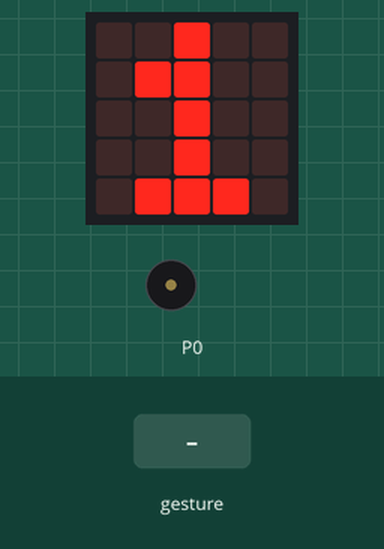
Recording of a program running on a simulated BBC micro:bit (MakeCode). On the bench: the board's 5×5 LED display, buzzer (waves = sounding). The inputs (shaded band) are chosen by the test bench. Random numbers come from a fixed seed; a tilt is held for 1.5 s and a shake lasts 1 s, then the board lies face up again.

Above: at 1.3 s.
1.4 s: gesture 'tilt left'
At 2.6 s:
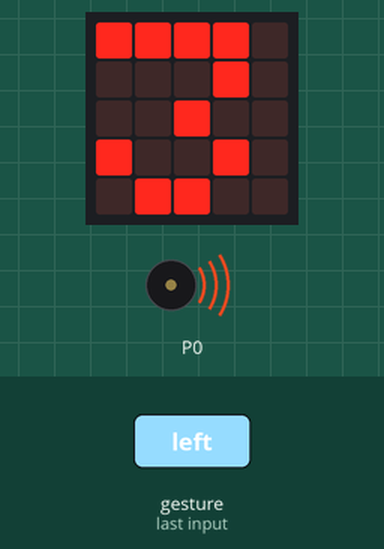
4.4 s: gesture 'screen down'
At 5.0 s:
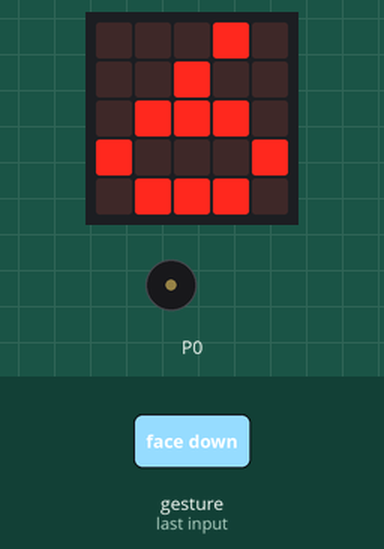
Timing chart, 0 to 7.4 s (numbered marks = the images above; inputs shaded):
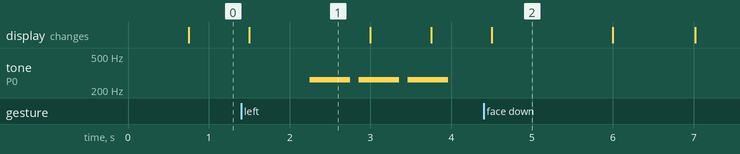

Measured:
- after the input at 1.4 s, tone on P0: alternates 262 Hz for 0.50 s and silent for 0.11 s, starting after 0.85 s
- after the input at 4.4 s, the display: changes after 0.10 s (image 2)
- what the display in image 1 shows lasts 1.5 s, from 1.5 s to 3.0 s

The program:

main.ts
```typescript
input.onGesture(Gesture.ScreenDown, function () {
    basic.showNumber(6)
})
input.onGesture(Gesture.LogoDown, function () {
    basic.showNumber(5)
})
input.onGesture(Gesture.Shake, function () {
    basic.showNumber(randint(1, 6))
})
input.onGesture(Gesture.ScreenUp, function () {
    basic.showNumber(1)
})
input.onGesture(Gesture.TiltRight, function () {
    basic.showNumber(4)
})
input.onGesture(Gesture.LogoUp, function () {
    basic.showNumber(2)
})
input.onGesture(Gesture.TiltLeft, function () {
    basic.showNumber(3)
    for (let index = 0; index < 3; index++) {
        music.playTone(262, music.beat(BeatFraction.Whole))
        basic.pause(100)
    }
})
basic.forever(function () {
    let ogen = 0
    basic.showNumber(ogen)
    for (let index = 0; index <= ogen - 1; index++) {
        music.playTone(262, music.beat(BeatFraction.Whole))
        basic.pause(100)
    }
    basic.pause(2500)
})
```

test.ts
```typescript
// tests gaan hier; deze zal niet worden gecompileerd wanneer dit pakket wordt gebruikt als extensie.
```
